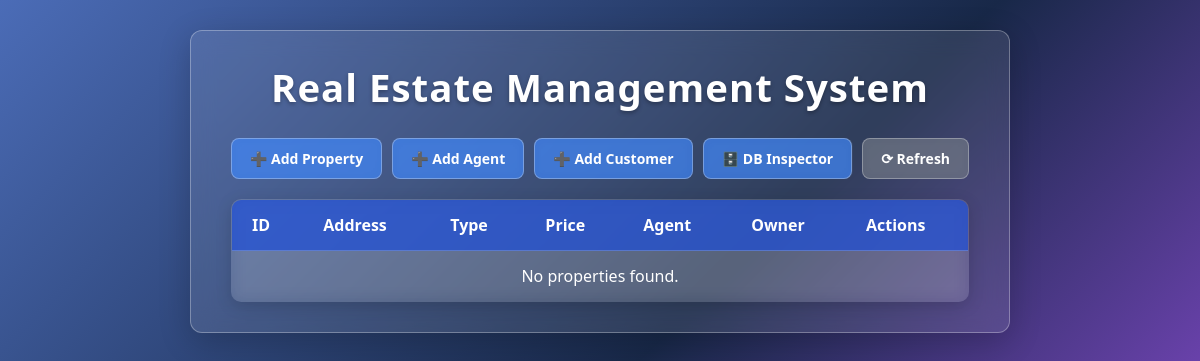
Before: / with the older database file.
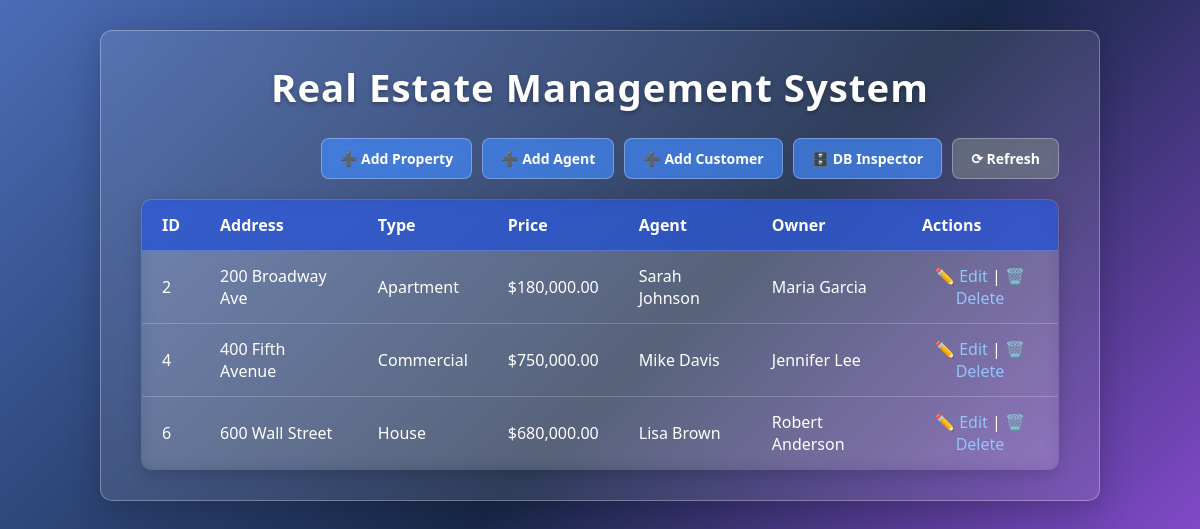
After: the same page with the newer database file.
### tables this page shows
CREATE TABLE Properties (
    property_id INT PRIMARY KEY AUTO_INCREMENT,
    owner_id INT NOT NULL,
    agent_id INT,
    address TEXT NOT NULL,
    city VARCHAR(50) NOT NULL,
    state VARCHAR(50) NOT NULL,
    zipcode VARCHAR(10),
    property_type ENUM('House', 'Apartment', 'Commercial', 'Land') NOT NULL,
    bedrooms INT DEFAULT 0,
    bathrooms INT DEFAULT 0,
    area_sqft DECIMAL(10,2),
    price DECIMAL(12,2) NOT NULL,
    status ENUM('Available', 'Sold', 'Rented', 'Under Contract') DEFAULT 'Available',
    listing_date DATE DEFAULT (CURRENT_DATE),
    description TEXT,
    FOREIGN KEY (owner_id) REFERENCES Owners(owner_id),
    FOREIGN KEY (agent_id) REFERENCES Agents(agent_id)
);

CREATE TABLE Agents (
    agent_id INT PRIMARY KEY AUTO_INCREMENT,
    name VARCHAR(100) NOT NULL,
    phone VARCHAR(15) UNIQUE NOT NULL,
    email VARCHAR(100) UNIQUE NOT NULL,
    commission_rate DECIMAL(5,2) DEFAULT 2.5,
    hire_date DATE NOT NULL,
    experience_years INT DEFAULT 0,
    status ENUM('Active', 'Inactive') DEFAULT 'Active'
);

CREATE TABLE Owners (
    owner_id INT PRIMARY KEY AUTO_INCREMENT,
    name VARCHAR(100) NOT NULL,
    phone VARCHAR(15) NOT NULL,
    email VARCHAR(100),
    address TEXT,
    registration_date DATE DEFAULT (CURRENT_DATE)
);

### index.php (the view, shortened to what this page needs)
<?php
include 'db_connect.php';
$result = $conn->query("SELECT p.*, a.name AS agent_name, o.name AS owner_name
                        FROM Properties p
                        LEFT JOIN Agents a ON p.agent_id = a.agent_id
                        LEFT JOIN Owners o ON p.owner_id = o.owner_id
                        WHERE p.status = 'Available'
                        ORDER BY p.property_id");
?>
<!DOCTYPE html>
<html lang="en">
<head>
    <link rel="stylesheet" href="css/style.css">
</head>
<body>
    <div class="container">
        <h1>Real Estate Management System</h1>
        <div class="actions">
            <a href="add_property.php" class="btn">➕ Add Property</a>
            <a href="add_agent.php" class="btn">➕ Add Agent</a>
            <a href="add_customer.php" class="btn">➕ Add Customer</a>
            <a href="db_inspector.php" class="btn">🗄️ DB Inspector</a>
            <a href="index.php" class="btn secondary">⟳ Refresh</a>
        </div>
        <table>
            <thead>
                <tr>
                    <th>ID</th>
                    <th>Address</th>
                    <th>Type</th>
                    <th>Price</th>
                    <th>Agent</th>
                    <th>Owner</th>
                    <th>Actions</th>
                </tr>
            </thead>
            <tbody>
                <?php if ($result->num_rows > 0): ?>
                    <?php while ($row = $result->fetch_assoc()): ?>
                        <tr>
                            <td><?= $row['property_id'] ?></td>
                            <td><?= htmlspecialchars($row['address']) ?></td>
                            <td><?= $row['property_type'] ?></td>
                            <td>$<?= number_format($row['price'], 2) ?></td>
                            <td><?= $row['agent_name'] ? htmlspecialchars($row['agent_name']) : 'Unassigned' ?></td>
                            <td><?= htmlspecialchars($row['owner_name']) ?></td>
                            <td class="center">
                                <a href="edit_property.php?id=<?= $row['property_id'] ?>">✏️ Edit</a> |
                                <a href="delete_property.php?id=<?= $row['property_id'] ?>"
                                   onclick="return confirm('Delete this property?');">🗑️ Delete</a>
                            </td>
                        </tr>
                    <?php endwhile; ?>
                <?php else: ?>
                    <tr><td colspan="7" class="center">No properties found.</td></tr>
                <?php endif; ?>
            </tbody>
        </table>
    </div>
</body>
</html>

### css/style.css (style rules this page uses)
* { margin: 0; padding: 0; box-sizing: border-box; font-family: 'Segoe UI', Tahoma, Geneva, Verdana, sans-serif; }
body { background: linear-gradient(135deg, #4b6cb7, #182848, #a855f7); color: #ffffff; padding: 30px 20px; min-height: 100vh; display: flex; justify-content: center; align-items: flex-start; background-attachment: fixed; }
.container { max-width: 1000px; margin: 0 auto; background: rgba(255, 255, 255, 0.1); backdrop-filter: blur(12px); -webkit-backdrop-filter: blur(12px); padding: 30px 40px; box-shadow: 0 8px 32px rgba(0, 0, 0, 0.2); border-radius: 12px; border: 1px solid rgba(255, 255, 255, 0.3); }
h1 { font-size: 2.4rem; margin-bottom: 25px; color: #ffffff; text-align: center; letter-spacing: 1px; text-shadow: 0 2px 4px rgba(0, 0, 0, 0.3); }
.btn { display: inline-block; background: rgba(59, 130, 246, 0.7); backdrop-filter: blur(6px); color: #ffffff; padding: 10px 18px; border-radius: 8px; text-decoration: none; font-weight: 600; transition: background 0.3s ease, transform 0.2s ease; cursor: pointer; border: 1px solid rgba(255, 255, 255, 0.3); font-size: 14px; user-select: none; }
.btn.secondary { background: rgba(107, 114, 128, 0.7); }
.actions { text-align: right; margin-bottom: 20px; gap: 10px; display: flex; justify-content: flex-end; flex-wrap: wrap; }
table { width: 100%; border-collapse: collapse; border-radius: 10px; overflow: hidden; background: rgba(255, 255, 255, 0.1); backdrop-filter: blur(8px); box-shadow: 0 4px 16px rgba(0, 0, 0, 0.15); border: 1px solid rgba(255, 255, 255, 0.3); }
thead { background: rgba(29, 78, 216, 0.7); color: #ffffff; }
th, td { padding: 14px 20px; text-align: left; border-bottom: 1px solid rgba(255, 255, 255, 0.2); }
.center { text-align: center; }
a { color: #93c5fd; text-decoration: none; transition: color 0.3s ease; }

Changed rows visible on the page:
added properties: property_id "2", address "200 Broadway Ave", property_type "Apartment", price "180,000.00", agent.name "Sarah Johnson", owner.name "Maria Garcia"
added properties: property_id "4", address "400 Fifth Avenue", property_type "Commercial", price "750,000.00", agent.name "Mike Davis", owner.name "Jennifer Lee"
added properties: property_id "6", address "600 Wall Street", property_type "House", price "680,000.00", agent.name "Lisa Brown", owner.name "Robert Anderson"
Other visible differences:
text no longer shown: "No properties found."
